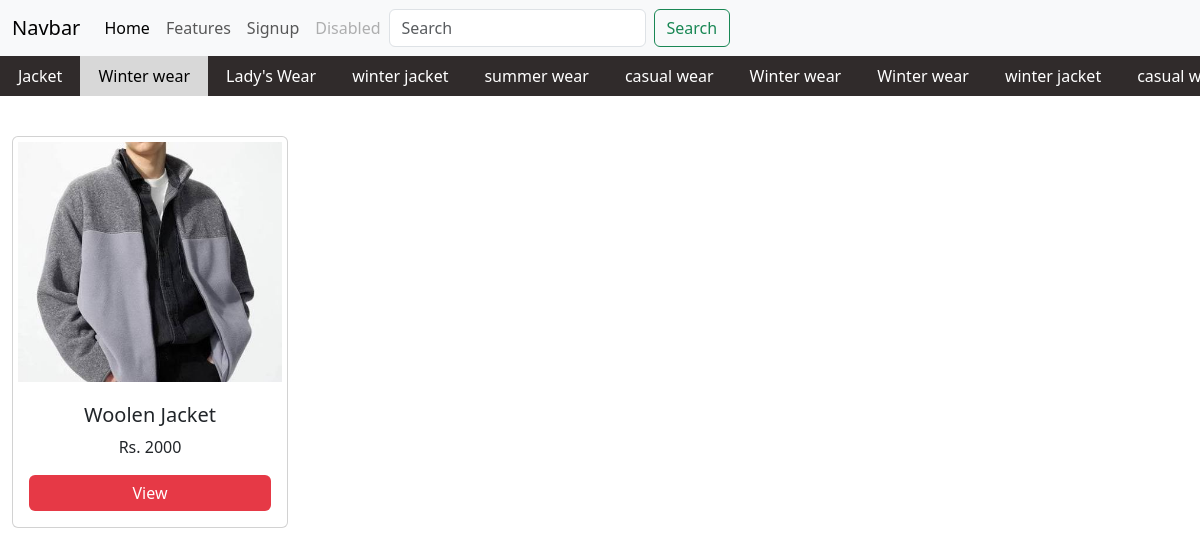
The app's page /?category=2 with its own data.
### store/models.py (models this page shows, shortened)
class Category(models.Model):
    category_name = models.CharField(max_length=50)
    def __str__(self):
        return self.category_name

class Product(models.Model):
    product_name = models.CharField(max_length=50)
    price = models.IntegerField(default=0)
    category = models.ForeignKey(Category, on_delete = models.CASCADE, null = True, blank = True)
    description = models.CharField(max_length=300, default='')
    image = models.ImageField(upload_to = "image", default="")

### store/views.py (the view)
# urls.py: 2. Add a URL to urlpatterns:  path('', views.home, name='home')
def home(request):
    categories = Category.objects.all()
    categoryID = request.GET.get('category')
    if categoryID:
        products = Product.objects.filter(category=categoryID)
    else:
        products = Product.objects.all()
    params = {
        'product': products,
        'category': categories
    }
    return render(request, 'store/home.html', params)

### store/templates/store/home.html (shortened to what this page needs)
{%extends 'store/nav.html'%}
{%load static%}
{%block csslink%}
<link rel="stylesheet" href="{%static 'store/home.css'%}">
<link rel="stylesheet" href="https://cdn.jsdelivr.net/npm/swiper@11/swiper-bundle.min.css"/>
{%endblock%}
{%block body%}
<div class="category swiper">
    <div class="swiper-wrapper">
        {% for cat in category %}
        <div class="swiper-slide">
            <a href="/?category={{cat.id}}"
               class="category-link {% if request.GET.category == cat.id|stringformat:'s' %}active{% endif %}">
                {{cat}}
            </a>
        </div>
        {% endfor %}
    </div>
</div>
<div class="container-fluid mt-3">
  <div class="row">
    <div class="col-lg-12 mt-4">
      <div class="row row-cols-2 row-cols-md-3 row-cols-lg-4 g-4" id="product-container">
        {%for i in product%}
        <div class="col">
          <div class="card h-100 w-100">
            <img
            src="{{i.image.url}}"
            class="card-img-top"
            alt="{{i.product_name}}"/>
            <div class="card-body d-flex flex-column text-center">
              <h5 class="card-title">{{i.product_name}}</h5>
              <p class="card-text">Rs. {{i.price}}</p>
              <a href="{%url 'product_details' i.product_name|slugify i.id %}" class="btn btn-primary mt-auto">View</a>
            </div>
          </div>
        </div>
        {%endfor%}
      </div>
    </div>
  </div>
</div>
{%endblock%}

### store/static/store/home.css (style rules this page uses)
.category { background:#302b2b; padding:12px; }
.category .swiper-wrapper { display:flex; align-items:center; }
.category .swiper-slide { width:auto; }
.category-link { display:block; padding:8px 18px; color:white; text-decoration:none; white-space:nowrap; font-weight:500; transition:.3s; }
.category-link.active { background:#d8d8d8; color: black; }
.card-img-top { height:250px; object-fit:cover; padding:5px; }
.card-body p { font-weight:500; }
.card-body .btn-primary { background:#e63946; border:none; }

### records on screen
Category: category_name "Jacket"
Category: category_name "Winter wear"
Category: category_name "Lady's Wear"
Category: category_name "winter jacket"
Category: category_name "summer wear"
Category: category_name "casual wear"
Category: category_name "Winter wear"
Category: category_name "Winter wear"
Category: category_name "winter jacket"
Category: category_name "casual…"
Product: image (picture), product_name "Woolen Jacket", price "2000"
